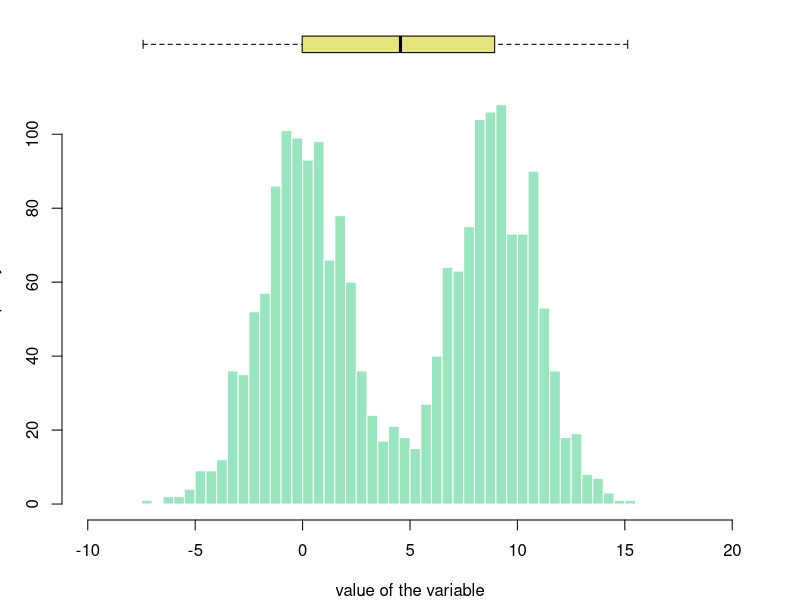

Write the R code that produced this figure. (Note: this script raises an error after producing the figure.)
## ---- chunk 1
knitr::opts_chunk$set( warning=FALSE, message=FALSE)
## ---- chunk 2
# Create data 
my_variable=c(rnorm(1000 , 0 , 2) , rnorm(1000 , 9 , 2))
 
# Layout to split the screen
layout(mat = matrix(c(1,2),2,1, byrow=TRUE),  height = c(1,8))
 
# Draw the boxplot and the histogram 
par(mar=c(0, 3.1, 1.1, 2.1))
boxplot(my_variable , horizontal=TRUE , ylim=c(-10,20), xaxt="n" , col=rgb(0.8,0.8,0,0.5) , frame=F)
par(mar=c(4, 3.1, 1.1, 2.1))
hist(my_variable , breaks=40 , col=rgb(0.2,0.8,0.5,0.5) , border=F , main="" , xlab="value of the variable", xlim=c(-10,20))
## ---- chunk 3
htmltools::includeHTML("htmlChunkRelatedDistribution.html")
